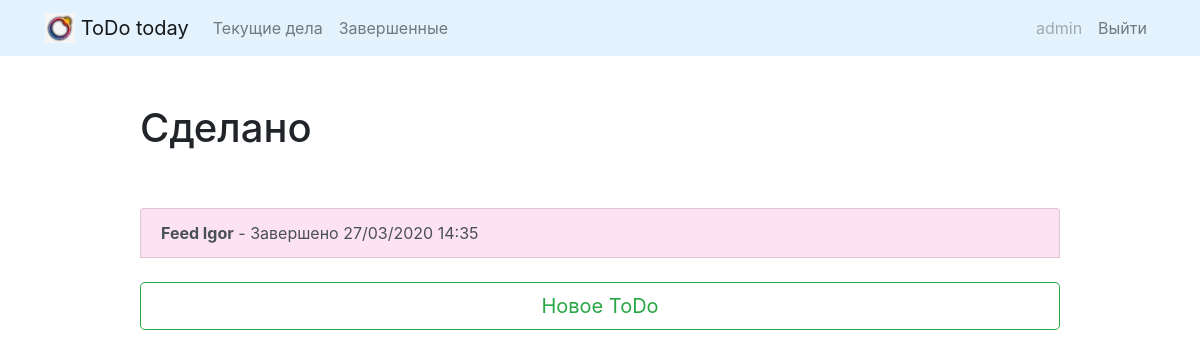
The app's page /completed/ (signed in), older data.
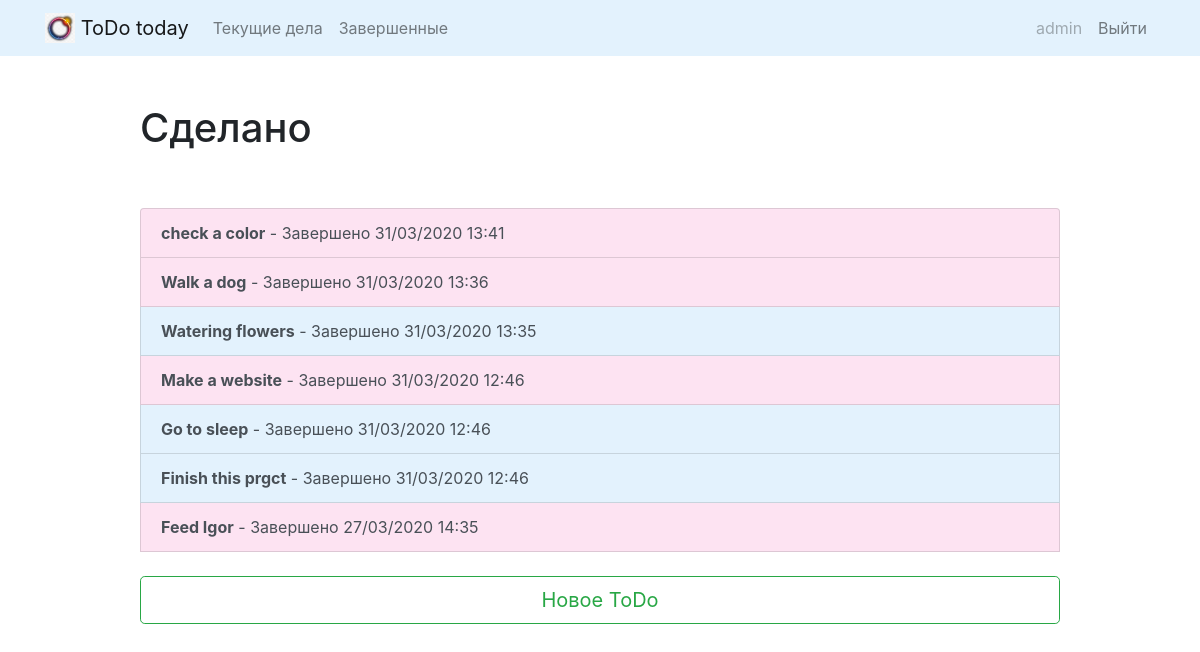
The same page, newer data.
### todo/models.py (models this page shows, shortened)
class Todo(models.Model):
	title = models.CharField(max_length=100)
	created = models.DateTimeField(auto_now_add=True)
	memo = models.TextField(max_length=500, blank=True)
	datecompleted = models.DateTimeField(null=True, blank=True)
	important = models.BooleanField(default=False)
	user = models.ForeignKey(User, on_delete=models.CASCADE)

### todo/views.py (the view)
# urls.py: path('completed/', views.completedtodos, name='completedtodos'),
@login_required
def completedtodos(request):
    todos = Todo.objects.filter(user=request.user, datecompleted__isnull=False).order_by('-datecompleted')
    return render(request, 'todo/completedtodos.html', {'todos':todos})

### todo/templates/todo/completedtodos.html
{% extends "todo/base.html" %}
{% block content %}
    <div class="row justify-content-center mt-5">
        <div class="col-md-10">
            <h1>Сделано</h1>
        </div>
    </div>
    <div class="row justify-content-center mt-5">
        <div class="col-md-10">
            <div class="list-group">
                {% for todo in todos %}
                    <a href="{% url 'viewtodo' todo.id %}" class="list-group-item list-group-item-action"{% if todo.important %} style="background-color: #fde3f2" {% else %} style="background-color: #e3f2fd" {% endif %}><b>{{ todo.title }}</b> - Завершено {{ todo.datecompleted|date:'j/m/Y H:i' }}</a>
                {% endfor %}
                <br>
                <a role="button" class="btn btn-outline-success btn-lg btm-block" href="{% url 'createtodo' %}">Новое ToDo</a>
            </div>
        </div>
    </div>
{% endblock %}

Row changes from the older to the newer data that the page shows:
added Todo: title "check a color", datecompleted "31/03/2020 13:41"
added Todo: title "Walk a dog", datecompleted "31/03/2020 13:36"
added Todo: title "Watering flowers", datecompleted "31/03/2020 13:35", important False (drawn)
now on this page (row edited): Todo: title "Make a website", datecompleted "31/03/2020 12:46"
now on this page (row edited): Todo: title "Go to sleep", datecompleted "31/03/2020 12:46", important False (drawn)
added Todo: title "Finish this prgct", datecompleted "31/03/2020 12:46", important False (drawn)
